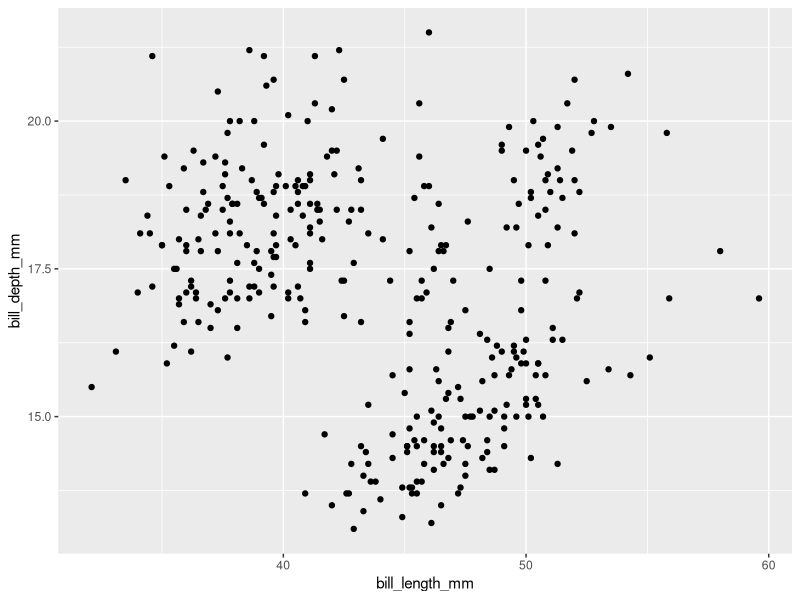
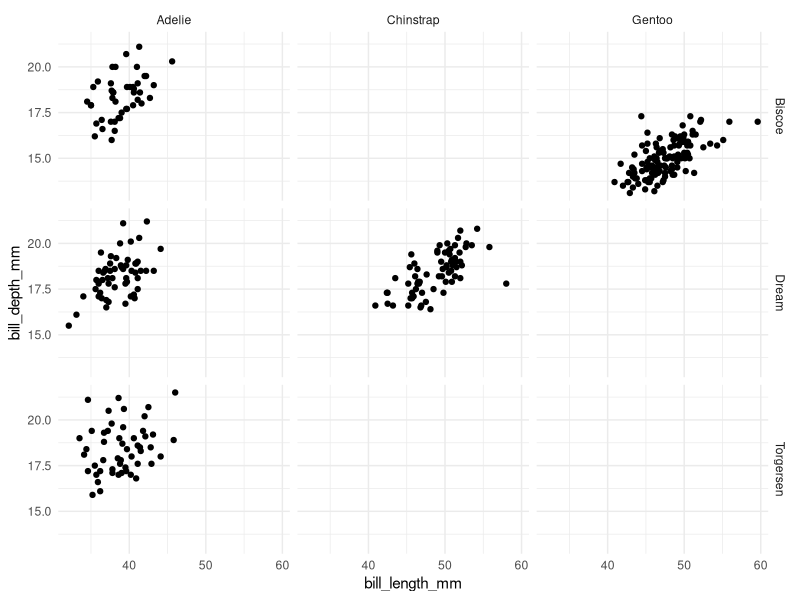

Here is the R script that generated these plots, in order:

            library(ggplot2)
            library(palmerpenguins)
            built_answer <- tryCatch(
                {
                    set.seed(42)
                    ggplot(penguins, aes(x = bill_length_mm, y = bill_depth_mm)) + geom_point()
                    suppressWarnings(
                        if (!file.exists("/sandbox/figures/bill-length_bill-depth_scatter_answer.png")) {
                            ggsave(
                                width = 3,
                                height = 3,
                                "/sandbox/figures/bill-length_bill-depth_scatter_answer.png"
                            )
                        }
                    )
                    suppressWarnings(
                        ggplot_build(last_plot())
                    )
                },
                error = function(e) {
                    'ERROR'
                }
            )
            built_submission <- tryCatch(
                {
                    set.seed(42)
                    ggplot(penguins, aes(x = bill_length_mm, y = bill_depth_mm)) +
  geom_point() +
  facet_grid(island ~ species) +
  theme_minimal()
                    suppressWarnings(
                        ggsave(
                            width = 3,
                            height = 3,
                            "figures/bill-length_bill-depth_scatter_submission_phi4mini.png"
                        )
                    )
                    suppressWarnings(
                        ggplot_build(last_plot())
                    )
                },
                error = function(e) {
                    'ERROR'
                }
            )
            cat(isTRUE(all.equal(built_answer, built_submission)))
        
